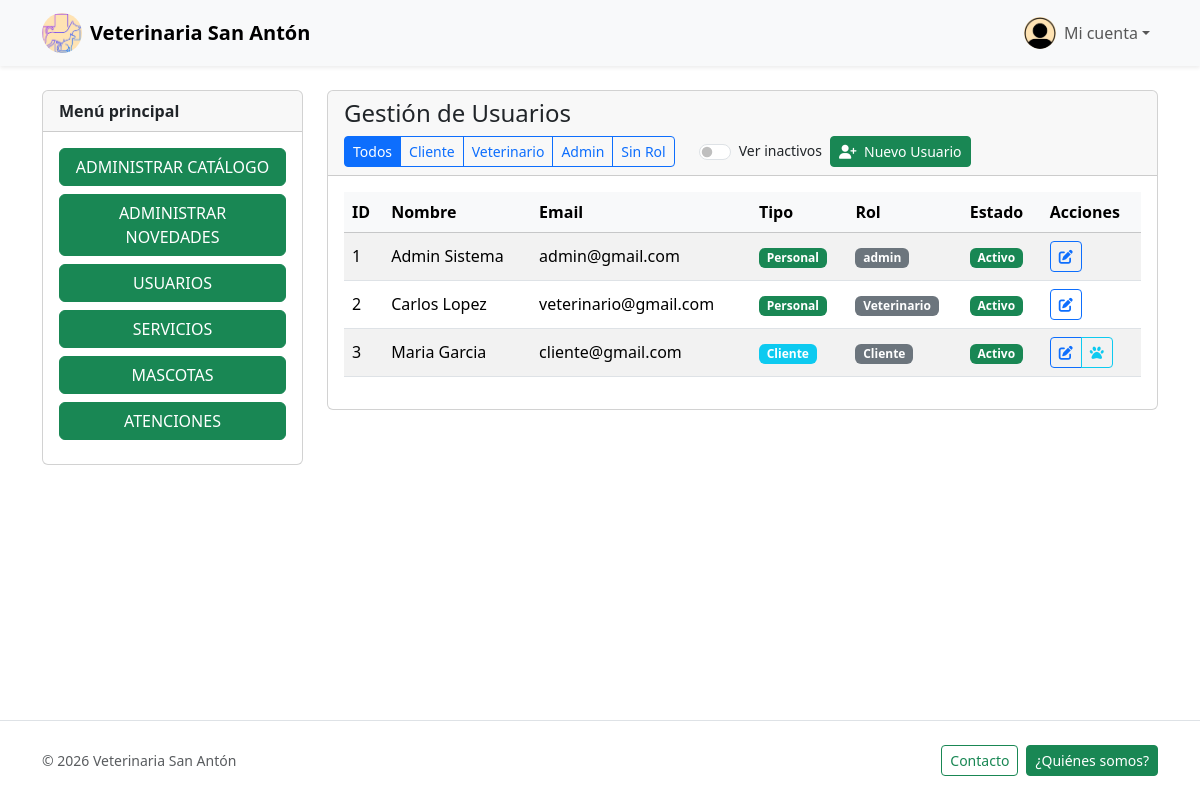
Page /usuarios/index.php (signed in) on the committed database.
### tables this page shows
CREATE TABLE `personal` (
  `id`        INT(11) NOT NULL AUTO_INCREMENT,
  `usuarioId` INT(11) NOT NULL,
  `rolId`     INT(11) NOT NULL,
  `activo`    TINYINT(1) NOT NULL DEFAULT 1,
  PRIMARY KEY (`id`),
  CONSTRAINT `fk_personal_usuario` FOREIGN KEY (`usuarioId`) REFERENCES `usuarios` (`id`) ON DELETE CASCADE,
  CONSTRAINT `fk_personal_rol`     FOREIGN KEY (`rolId`)     REFERENCES `roles`    (`id`) ON DELETE RESTRICT
);

CREATE TABLE `usuarios` (
  `id`                   INT(11)      NOT NULL AUTO_INCREMENT,
  `email`                VARCHAR(191) NOT NULL UNIQUE,
  `nombre`               VARCHAR(100) NOT NULL,
  `apellido`             VARCHAR(100) NOT NULL,
  `clave`                VARCHAR(300) NOT NULL,
  `activo`               TINYINT(1)   NOT NULL DEFAULT 1,
  `token_recuperacion`   TEXT         DEFAULT NULL,
  PRIMARY KEY (`id`)
);

CREATE TABLE `clientes` (
  `id`        INT(11)      NOT NULL AUTO_INCREMENT,
  `usuarioId` INT(11)      NOT NULL,
  `ciudad`    VARCHAR(100) DEFAULT NULL,
  `telefono`  VARCHAR(20)  DEFAULT NULL,
  `direccion` VARCHAR(255) DEFAULT NULL,
  PRIMARY KEY (`id`),
  CONSTRAINT `fk_clientes_usuario` FOREIGN KEY (`usuarioId`) REFERENCES `usuarios` (`id`) ON DELETE CASCADE
);

### src/Modules/Usuarios/UsuarioRepository.php (called while the page is built, shortened)
<?php
class UsuarioRepository
{
    public static function getAll($mostrarInactivos = false)
    {
        $db = DB::getConn();
        $filtro_activo = $mostrarInactivos ? "" : "WHERE u.activo = 1";
        $sql = "
            SELECT
                u.id, u.email, u.nombre, u.apellido, u.activo,
                p.id as personal_id, c.id as cliente_id,
                CASE
                    WHEN r.nombre IS NOT NULL THEN r.nombre
                    WHEN c.id IS NOT NULL THEN 'Cliente'
                    ELSE 'Sin Rol'
                END as rol_nombre,
                CASE
                    WHEN p.id IS NOT NULL THEN 'Personal'
                    WHEN c.id IS NOT NULL THEN 'Cliente'
                    ELSE 'Desconocido'
                END as tipo_usuario
            FROM usuarios u
            LEFT JOIN personal p ON p.usuarioId = u.id
            LEFT JOIN clientes c ON c.usuarioId = u.id
            LEFT JOIN roles r ON p.rolId = r.id
            $filtro_activo
            ORDER BY u.id ASC
        ";
        $result = $db->query($sql);
        return $result->fetch_all(MYSQLI_ASSOC);
    }
}

### src/Modules/Usuarios/UsuarioService.php (called while the page is built, shortened)
<?php
class UsuarioService
{
    public static function getAll($mostrarInactivos = false)
    {
        return UsuarioRepository::getAll($mostrarInactivos);
    }
}

### public/usuarios/index.php (the view, shortened to what this page needs)
<?php
include_once __DIR__ . "/../../src/Templates/header.php";
$mostrar_inactivos = isset($_GET['inactivos']) && $_GET['inactivos'] === '1';
$usuarios = UsuarioService::getAll($mostrar_inactivos);
$roles_disponibles = array_unique(array_filter(array_map(function ($u) {
    return $u['rol_nombre'];
}, $usuarios)));
sort($roles_disponibles);
$filtro_rol = $_GET['rol'] ?? 'todos';
?>
<div class="container py-4">
    <div class="row g-4">
        <aside class="col-md-4 col-lg-3 d-none d-md-block">
            <div class="card sticky-top" style="top: 1rem;">
                <div class="card-header fw-semibold">Menú principal</div>
                <div class="card-body d-grid gap-2">
                    <?php include_once __DIR__ . "/../../src/Templates/menu_lateral.php"; ?>
                </div>
            </div>
        </aside>
        <div class="col-12 col-md-8 col-lg-9">
            <div class="card">
                <div class="card-header">
                    <div class="d-flex justify-content-between align-items-center flex-wrap gap-2">
                        <h1 class="h4 mb-0">Gestión de Usuarios</h1>
                        <div class="d-flex gap-2 align-items-center flex-wrap">
                            <div class="btn-group btn-group-sm" role="group">
                                <?php $inactivos_param = $mostrar_inactivos ? '&inactivos=1' : ''; ?>
                                <a href="?rol=todos<?php echo $inactivos_param; ?>" class="btn btn-outline-primary <?php echo $filtro_rol === 'todos' ? 'active' : ''; ?>">Todos</a>
                                <?php foreach ($roles_disponibles as $rol): ?>
                                    <a href="?rol=<?php echo urlencode($rol) . $inactivos_param; ?>"
                                        class="btn btn-outline-primary <?php echo strtolower($filtro_rol) === strtolower($rol) ? 'active' : ''; ?>">
                                        <?php echo ucfirst(htmlspecialchars($rol)); ?>
                                    </a>
                                <?php endforeach; ?>
                                <a href="?rol=sin_rol<?php echo $inactivos_param; ?>" class="btn btn-outline-primary <?php echo $filtro_rol === 'sin_rol' ? 'active' : ''; ?>">Sin Rol</a>
                            </div>
                            <div class="form-check form-switch ms-3 d-flex align-items-center text-dark">
                                <input class="form-check-input me-2" type="checkbox" id="mostrarInactivos"
                                    <?php echo $mostrar_inactivos ? 'checked' : ''; ?>
                                    onchange="window.location.href='?rol=<?php echo $filtro_rol; ?>&inactivos=' + (this.checked ? '1' : '0')">
                                <label class="form-check-label small" for="mostrarInactivos">Ver inactivos</label>
                            </div>
                            <a href="crear.php" class="btn btn-success btn-sm">
                                <i class="fas fa-user-plus me-1"></i> Nuevo Usuario
                            </a>
                        </div>
                    </div>
                </div>
                <div class="card-body">
                    <?php if (empty($usuarios)): ?>
                        <div class="alert alert-info">No hay usuarios registrados.</div>
                    <?php else: ?>
                        <div class="table-responsive">
                            <table class="table table-hover table-striped align-middle">
                                <thead class="table-light">
                                    <tr>
                                        <th>ID</th>
                                        <th>Nombre</th>
                                        <th>Email</th>
                                        <th>Tipo</th>
                                        <th>Rol</th>
                                        <th>Estado</th>
                                        <th>Acciones</th>
                                    </tr>
                                </thead>
                                <tbody class="text-dark">
                                    <?php foreach ($usuarios as $usuario): ?>
                                        <tr>
                                            <td><?php echo $usuario['id']; ?></td>
                                            <td><?php echo htmlspecialchars($usuario['nombre'] . ' ' . $usuario['apellido']); ?></td>
                                            <td><?php echo htmlspecialchars($usuario['email']); ?></td>
                                            <td>
                                                <span class="badge bg-<?php echo $usuario['tipo_usuario'] === 'Cliente' ? 'info' : 'success'; ?>">
                                                    <?php echo $usuario['tipo_usuario']; ?>
                                                </span>
                                            </td>
                                            <td>
                                                <?php if ($usuario['rol_nombre']): ?>
                                                    <span class="badge bg-secondary"><?php echo htmlspecialchars($usuario['rol_nombre']); ?></span>
                                                <?php else: ?>
                                                    <span class="text-muted">-</span>
                                                <?php endif; ?>
                                            </td>
                                            <td>
                                                <span class="badge bg-<?php echo $usuario['activo'] ? 'success' : 'secondary'; ?>">
                                                    <?php echo $usuario['activo'] ? 'Activo' : 'Inactivo'; ?>
                                                </span>
                                            </td>
                                            <td>
                                                <div class="btn-group btn-group-sm">
                                                    <a href="editar.php?id=<?php echo $usuario['id']; ?>"
                                                        class="btn btn-outline-primary"
                                                        title="Editar usuario">
                                                        <i class="fas fa-edit"></i>
                                                    </a>
                                                    <?php if ($usuario['tipo_usuario'] === 'Cliente'): ?>
                                                        <a href="mascotas_usuario.php?id=<?php echo $usuario['id']; ?>"
                                                            class="btn btn-outline-info"
                                                            title="Ver mascotas">
                                                            <i class="fas fa-paw"></i>
                                                        </a>
                                                    <?php endif; ?>
                                                </div>
                                            </td>
                                        </tr>
                                    <?php endforeach; ?>
                                </tbody>
                            </table>
                        </div>
                    <?php endif; ?>
                </div>
            </div>
        </div>
    </div>
</div>
<?php
include_once __DIR__ . "/../../src/Templates/footer.php";
?>

### src/Templates/header.php (shortened to what this page needs)
<!DOCTYPE html>
<html lang="es">
<head>
    <link href="https://cdn.jsdelivr.net/npm/bootstrap@5.3.2/dist/css/bootstrap.min.css" rel="stylesheet">
    <link rel="stylesheet" href="https://cdnjs.cloudflare.com/ajax/libs/font-awesome/6.4.0/css/all.min.css">
    <link rel="stylesheet" type="text/css" href="<?php echo BASE_URL; ?>css/style.css?v=<?php echo time(); ?>">
</head>
<body>
    <header>
        <nav class="navbar navbar-expand-lg navbar-light bg-body-tertiary shadow-sm">
            <div class="container">
                <a class="navbar-brand d-flex align-items-center" href="<?php echo BASE_URL; ?>index.php">
                    <img src="<?php echo BASE_URL; ?>uploads/Logo.jpeg" alt="Logo Veterinaria San Anton" width="40" height="40" class="me-2 rounded-circle object-fit-cover">
                    <span class="brand-title">Veterinaria San Antón</span>
                </a>
                <div class="collapse navbar-collapse" id="mainNavbar">
                    <ul class="navbar-nav ms-auto mb-2 mb-lg-0 align-items-lg-center">
                        <?php if (isset($_SESSION['usuarioId'])): ?>
                            <li class="nav-item dropdown">
                                <a class="nav-link dropdown-toggle d-flex align-items-center" href="#" role="button" data-bs-toggle="dropdown" aria-expanded="false">
                                    <img src="<?php echo BASE_URL; ?>uploads/Perfil.jpeg" alt="Foto de perfil" width="32" height="32" class="rounded-circle me-2 object-fit-cover">
                                    <span>Mi cuenta</span>
                                </a>
                            </li>
                        <?php else: ?>
                            <li class="nav-item">
                                <a href="<?php echo BASE_URL; ?>auth/login.php" class="btn btn-success ms-lg-2">Iniciar sesión</a>
                            </li>
                        <?php endif; ?>
                    </ul>
                </div>
            </div>
        </nav>
    </header>

### src/Templates/menu_lateral.php (shortened to what this page needs)
<?php
$is_logged_in = isset($_SESSION['usuarioId']);
$user_role = $_SESSION['rol'] ?? null;
$is_personal = isset($_SESSION['personal_id']);
?>
<div class="menuLateral">
  <?php if ($is_logged_in): ?>
    <?php if ($is_personal): ?>
      <?php if ($user_role == "admin"): ?>
        <a href="<?php echo BASE_URL; ?>catalogos/index.php" class='btn btn-success mb-2 w-100'>ADMINISTRAR CATÁLOGO</a>
        <a href="<?php echo BASE_URL; ?>novedades/index.php" class='btn btn-success mb-2 w-100'>ADMINISTRAR NOVEDADES</a>
        <a href="<?php echo BASE_URL; ?>usuarios/index.php" class='btn btn-success mb-2 w-100'>USUARIOS</a>
        <a href="<?php echo BASE_URL; ?>servicios/index.php" class='btn btn-success mb-2 w-100'>SERVICIOS</a>
        <a href="<?php echo BASE_URL; ?>mascotas/index.php" class='btn btn-success mb-2 w-100'>MASCOTAS</a>
        <a href="<?php echo BASE_URL; ?>atenciones/index.php" class='btn btn-success mb-2 w-100'>ATENCIONES</a>
      <?php endif; ?>
    <?php endif; ?>
  <?php else:
  ?>
    <a href='<?php echo BASE_URL; ?>catalogos/index.php' class='btn btn-success mb-2 w-100'>CATÁLOGO</a>
    <a href='<?php echo BASE_URL; ?>novedades/index.php' class='btn btn-success mb-2 w-100'>NOVEDADES</a>
  <?php endif; ?>
</div>

### src/Templates/footer.php (shortened to what this page needs)
    <footer class="border-top py-4 mt-auto">
        <div class="container d-flex flex-wrap justify-content-between align-items-center gap-2">
            <span class="text-body-secondary small">© <?php echo date('Y'); ?> Veterinaria San Antón</span>
            <div class="d-flex gap-2">
                <a href="<?php echo BASE_URL; ?>contacto.php" class="btn btn-outline-success btn-sm">Contacto</a>
                <a href="<?php echo BASE_URL; ?>quienes_somos.php" class="btn btn-success btn-sm">¿Quiénes somos?</a>
            </div>
        </div>
    </footer>
</body>
</html>

### public/css/style.css (style rules this page uses)
:root { --brand-green: #198754; }
html, body { height: 100%; }
body { display: flex; flex-direction: column; }
.brand-title { font-weight: 700; }
.menuLateral a.btn { width: 100%; }
.object-fit-cover { object-fit: cover; }

### rows in the picture
personal: usuarioId "1", usuarioId.apellido "Admin Sistema", usuarioId.email "admin@gmail.com", tipo_usuario "Personal", rol_nombre "admin"
personal: usuarioId "2", usuarioId.apellido "Carlos Lopez", usuarioId.email "veterinario@gmail.com", tipo_usuario "Personal", rol_nombre "Veterinario"
clientes: usuarioId "3", usuarioId.apellido "Maria Garcia", usuarioId.email "cliente@gmail.com", tipo_usuario "Cliente", rol_nombre "Cliente"

### other values in the picture
$rol "Cliente"
$rol "Veterinario"
$rol "Admin"
